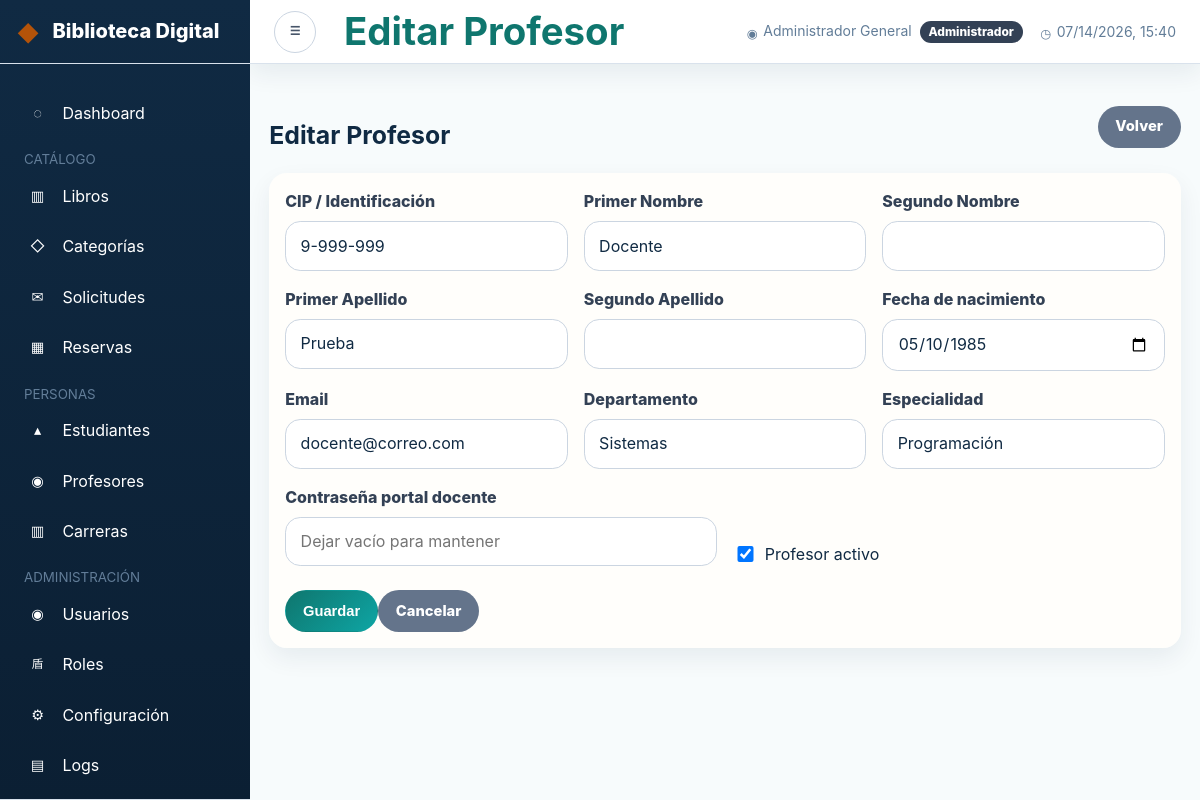
/public/index.php?mod=profesores&accion=form&id=1 (signed in), run on the app's committed database.
### tables this page shows
CREATE TABLE `profesores` (
    `id_profesor`       INT UNSIGNED NOT NULL AUTO_INCREMENT,
    `cip`               VARCHAR(20) NOT NULL,
    `primer_nombre`     VARCHAR(100) NOT NULL,
    `segundo_nombre`    VARCHAR(100),
    `primer_apellido`   VARCHAR(100) NOT NULL,
    `segundo_apellido`  VARCHAR(100),
    `fecha_nacimiento`  DATE NULL,
    `email`             VARCHAR(255),
    `departamento`      VARCHAR(150),
    `especialidad`      VARCHAR(150),
    `password_hash`     VARCHAR(255),
    `activo`            TINYINT(1) NOT NULL DEFAULT 1,
    `intentos_fallidos` TINYINT(1) NOT NULL DEFAULT 0,
    `bloqueado`         TINYINT(1) NOT NULL DEFAULT 0,
    `ultimo_login`      DATETIME NULL,
    `created_at`        DATETIME NOT NULL DEFAULT CURRENT_TIMESTAMP,
    `updated_at`        DATETIME NOT NULL DEFAULT CURRENT_TIMESTAMP ON UPDATE CURRENT_TIMESTAMP,
    PRIMARY KEY (`id_profesor`),
    UNIQUE KEY `uq_profesor_cip` (`cip`),
    UNIQUE KEY `uq_profesor_email` (`email`)
);

### controllers/ProfesorController.php (called while the page is built, shortened)
<?php
class ProfesorController
{
    private ProfesorModel $modelo;
    public function __construct()
    {
        $this->modelo = new ProfesorModel();
    }
    public function form(): void
    {
        $id = Sanitizador::entero($_GET['id'] ?? 0);
        $profesor = $id ? $this->modelo->obtenerPorId($id) : [];
        require_once SRC_PATH . '/views/profesores/form.php';
    }
}

### public/index.php (called while the page is built, shortened)
<?php
$mod = Sanitizador::alfanumerico($_GET['mod'] ?? 'portal');
$accion = Sanitizador::alfanumerico($_GET['accion'] ?? 'index');
switch ($mod) {
    case 'profesores':
        $controller = new ProfesorController();
        break;
}
$controller->{$accion}();

### utilidades/Sanitizador.php (called while the page is built, shortened)
<?php
class Sanitizador
{
    public static function entero($valor): int
    {
        return filter_var($valor, FILTER_VALIDATE_INT) ?: 0;
    }
    public static function html(string $valor): string
    {
        return htmlspecialchars($valor, ENT_QUOTES | ENT_SUBSTITUTE, 'UTF-8');
    }
    public static function obtenerViejosDatos(): array
    {
        $datos = $_SESSION['old_input'] ?? [];
        return $datos;
    }
}

### utilidades/Env.php (called while the page is built, shortened)
<?php
final class Env
{
    public static function get(string $clave, mixed $default = null): mixed
    {
        $valor = getenv($clave);
        if ($valor !== false) {
            return $valor;
        }
        return $default;
    }
    public static function int(string $clave, int $default = 0): int
    {
        return (int) self::get($clave, $default);
    }
}

### conexion/Conexion.php (called while the page is built, shortened)
<?php
class Conexion
{
    private static ?Conexion $instancia = null;
    private function __construct()
    {
        $host = (string) Env::get('DB_HOST', 'localhost');
        $port = Env::int('DB_PORT', 3306);
        $name = (string) Env::get('DB_NAME', 'biblioteca_digital');
        $user = (string) Env::get('DB_USER', 'bib_app');
        $pass = (string) Env::get('DB_PASS', 'B!bl10t3c@_S3cur3#2025');
        $charset = (string) Env::get('DB_CHARSET', 'utf8mb4');
        $dsn = sprintf(
            'mysql:host=%s;port=%d;dbname=%s;charset=%s',
            $host,
            $port,
            $name,
            $charset
        );
        $opciones = [
            PDO::ATTR_ERRMODE            => PDO::ERRMODE_EXCEPTION,
            PDO::ATTR_DEFAULT_FETCH_MODE => PDO::FETCH_ASSOC,
            PDO::ATTR_EMULATE_PREPARES   => false,
            PDO::MYSQL_ATTR_FOUND_ROWS   => true,
        ];
    }
    public static function obtenerInstancia(): self
    {
        if (self::$instancia === null) {
            self::$instancia = new self();
        }
        return self::$instancia;
    }
}

### models/ProfesorModel.php (called while the page is built, shortened)
<?php
class ProfesorModel implements IRepositorio
{
    private PDO $pdo;
    public function __construct()
    {
        $this->pdo = Conexion::obtenerInstancia()->getConexion();
    }
    public function obtenerPorId(int $id): array|false
    {
        $stmt = $this->pdo->prepare('SELECT * FROM profesores WHERE id_profesor=?');
        $stmt->execute([$id]);
        return $stmt->fetch();
    }
}

### views/profesores/form.php (the view, shortened to what this page needs)
<?php
$tituloPagina = empty($profesor) ? 'Nuevo Profesor' : 'Editar Profesor';
require_once SRC_PATH . '/views/layout/header.php';
$old = Sanitizador::obtenerViejosDatos();
$id = (int)($profesor['id_profesor'] ?? 0);
?>
<div class="container py-4">
  <div class="d-flex justify-content-between align-items-center mb-4">
    <h1 class="h3 mb-0"><?= Sanitizador::html($tituloPagina) ?></h1>
    <a href="<?= BASE_URL ?>/index.php?mod=profesores" class="btn btn-secondary">Volver</a>
  </div>
  <div class="card border-0 shadow-sm"><div class="card-body">
    <form method="POST" action="<?= BASE_URL ?>/index.php?mod=profesores&accion=guardar" novalidate>
      <div class="row g-3">
        <div class="col-md-4"><label class="form-label">CIP / Identificación</label><input name="cip" class="form-control" required value="<?= Sanitizador::html((string)($old['cip'] ?? $profesor['cip'] ?? '')) ?>"></div>
        <div class="col-md-4"><label class="form-label">Primer Nombre</label><input name="primer_nombre" class="form-control text-capitalize" required value="<?= Sanitizador::html((string)($old['primer_nombre'] ?? $profesor['primer_nombre'] ?? '')) ?>"></div>
        <div class="col-md-4"><label class="form-label">Segundo Nombre</label><input name="segundo_nombre" class="form-control text-capitalize" value="<?= Sanitizador::html((string)($old['segundo_nombre'] ?? $profesor['segundo_nombre'] ?? '')) ?>"></div>
        <div class="col-md-4"><label class="form-label">Primer Apellido</label><input name="primer_apellido" class="form-control text-capitalize" required value="<?= Sanitizador::html((string)($old['primer_apellido'] ?? $profesor['primer_apellido'] ?? '')) ?>"></div>
        <div class="col-md-4"><label class="form-label">Segundo Apellido</label><input name="segundo_apellido" class="form-control text-capitalize" value="<?= Sanitizador::html((string)($old['segundo_apellido'] ?? $profesor['segundo_apellido'] ?? '')) ?>"></div>
        <div class="col-md-4"><label class="form-label">Fecha de nacimiento</label><input type="date" name="fecha_nacimiento" class="form-control" value="<?= Sanitizador::html((string)($old['fecha_nacimiento'] ?? $profesor['fecha_nacimiento'] ?? '')) ?>"></div>
        <div class="col-md-4"><label class="form-label">Email</label><input type="email" name="email" class="form-control" value="<?= Sanitizador::html((string)($old['email'] ?? $profesor['email'] ?? '')) ?>"></div>
        <div class="col-md-4"><label class="form-label">Departamento</label><input name="departamento" class="form-control" value="<?= Sanitizador::html((string)($old['departamento'] ?? $profesor['departamento'] ?? '')) ?>"></div>
        <div class="col-md-4"><label class="form-label">Especialidad</label><input name="especialidad" class="form-control" value="<?= Sanitizador::html((string)($old['especialidad'] ?? $profesor['especialidad'] ?? '')) ?>"></div>
        <div class="col-md-6"><label class="form-label">Contraseña portal docente</label><input type="password" name="password" class="form-control" placeholder="<?= $id ? 'Dejar vacío para mantener' : '8–12 caracteres' ?>" <?= $id ? '' : 'required' ?> minlength="8" maxlength="12"></div>
        <?php if ($id): ?><div class="col-md-6 d-flex align-items-end"><div class="form-check form-switch"><input class="form-check-input" type="checkbox" name="activo" value="1" id="activo" <?= (int)($old['activo'] ?? $profesor['activo'] ?? 1) === 1 ? 'checked' : '' ?>><label class="form-check-label" for="activo">Profesor activo</label></div></div><?php endif; ?>
      </div>
      <div class="mt-4"><button class="btn btn-primary">Guardar</button><a href="<?= BASE_URL ?>/index.php?mod=profesores" class="btn btn-secondary">Cancelar</a></div>
    </form>
  </div></div>
</div>
<?php require_once SRC_PATH . '/views/layout/footer.php'; ?>

### data on the page
profesores: cip "9-999-999", primer_nombre "Docente", primer_apellido "Prueba", fecha_nacimiento "05/10/1985", email "docente@correo.com", departamento "Sistemas", especialidad "Programación", activo "☑"

### other printed values
Sanitizador::html($tituloPagina ?? '') "Editar Profesor"
Sanitizador::html($_SESSION['usuario']['nombre'] ?? '') "Administrador General"
Sanitizador::html($tituloPagina) "Editar Profesor"
